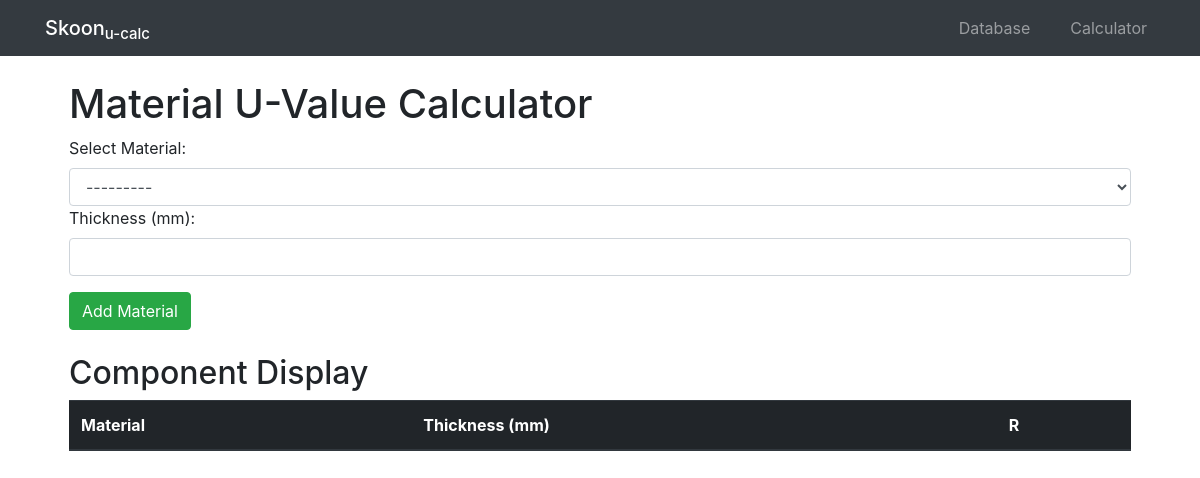
Before: /calculator with the older database file.
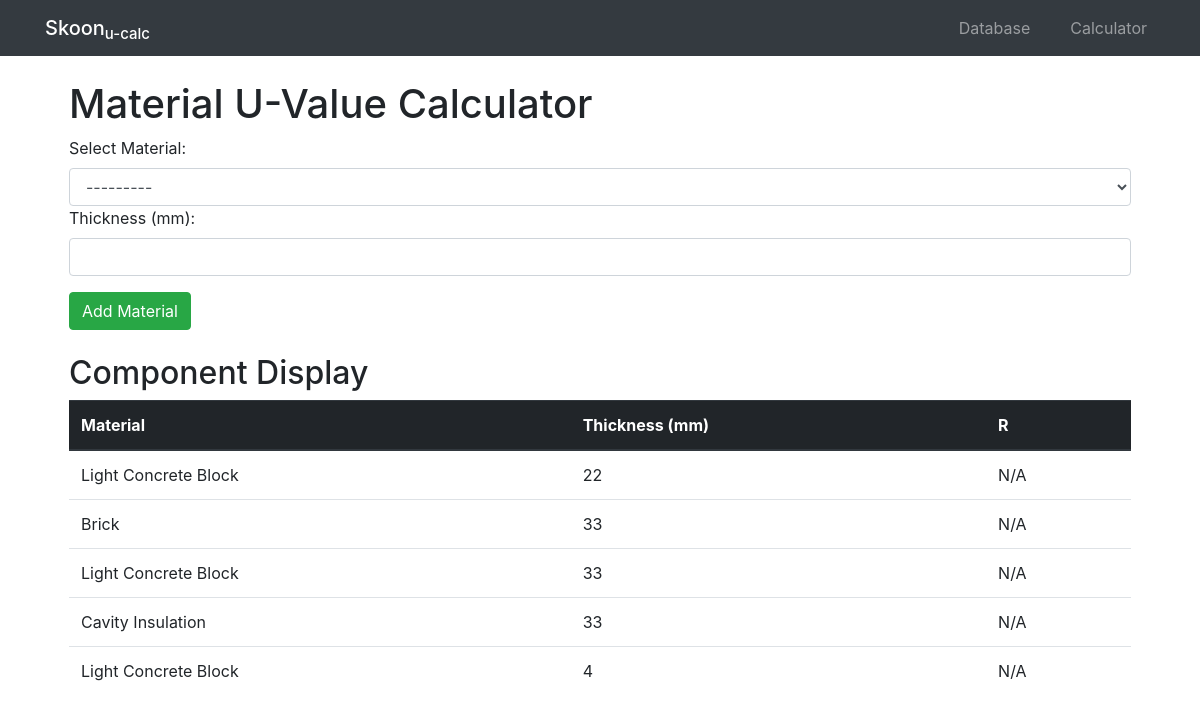
After: the same page with the newer database file.
### UCalculator/models.py (models this page shows, shortened)
class Component(models.Model):
    thickness = models.IntegerField()
    material = models.ForeignKey(Material, on_delete=models.CASCADE)
    composite = models.ForeignKey(Composite, on_delete=models.CASCADE, blank=True, null=True)
    user = models.ForeignKey(User, on_delete=models.CASCADE)

class Material(models.Model):
    name = models.CharField(max_length=30, unique=True)
    thermal_conductivity = models.FloatField(max_length=10)
    def __str__(self):
        return self.name

### UCalculator/views.py (the view)
# urls.py: path('calculator', views.calculator, name="calculator"),
def calculator(request):
    materials = Material.objects.all()
    composites = Composite.objects.all()
    components = Component.objects.all()
    user = User.objects.first() # NEED TO REPLACE WITH ACTUAL USER
    if request.method == 'POST':
        form = NewComponentForm(request.POST)
        if form.is_valid():
            component = form.save(commit=False)
            component.user = user
            component.save()
            return redirect('calculator')
    else:
        form = NewComponentForm()
        context = {
            'materials': materials,
            'composites': composites,
            'components': components,
            'form': form
        }
    return render(request, 'calculator.html', context)

### UCalculator/forms.py
class NewComponentForm(forms.ModelForm):
    class Meta:
        model = Component
        fields = ['material', 'thickness']

### templates/calculator.html (shortened to what this page needs)
{% extends 'base.html' %}
{% load widget_tweaks %}
{% block content %}
    <h1>Material U-Value Calculator</h1>
    <form method="POST">
        <div class="form-group">
            <label for="material">Select Material:</label>
            {% render_field form.material id="material" class="form-control" %}
            <label for="thickness">Thickness (mm):</label>
            {% render_field form.thickness id="thickness" class="form-control" %}
        </div>
        <button type="submit" class="btn btn-success">Add Material</button>
    </form>
    <h2 class="mt-4 mb-2">Component Display</h2>
    <table class="table">
        <thead class="thead-dark">
          <tr>
            <th>Material</th>
            <th>Thickness (mm)</th>
            <th>R</th>
          </tr>
        </thead>
        <tbody>
          {% for component in components %}
            <tr>
              <td>
                {{ component.material.name }}
              </td>
              <td class="align-middle">
                {{ component.thickness }}
              </td>
              <td>N/A</td>
            </tr>
          {% endfor %}
        </tbody>
      </table>
{% endblock %}

### templates/base.html (shortened to what this page needs)
{% load static %}<!DOCTYPE html>
<html>
  <head>
    <link rel="stylesheet" href="{% static 'css/bootstrap.min.css' %}">
  </head>
  <body>
    <nav class="navbar navbar-expand-lg navbar-dark bg-dark">
        <div class="container">
            <p class="navbar-brand mb-0 h1">Skoon<sub>u-calc</sub></p>
            <ul class="navbar-nav">
                  <li class="nav-item">
                    <a class="nav-link mr-4" href={% url 'home' %}>Database</a>
                  </li>
                  <li class="nav-item">
                    <a class="nav-link" href={% url 'calculator' %}>Calculator</a>
                  </li>
              </ul>
        </div>
    </nav>
    <div class="container pt-4">
        <div class="mx-4">
            {% block content %}
            {% endblock %}
        </div>
    </div>
  </body>
</html>

Changed rows visible on the page:
added Component: material.name "Light Concrete Block", thickness "22"
added Component: material.name "Brick", thickness "33"
added Component: material.name "Light Concrete Block", thickness "33"
added Component: material.name "Cavity Insulation", thickness "33"
added Component: material.name "Light Concrete Block", thickness "4"
